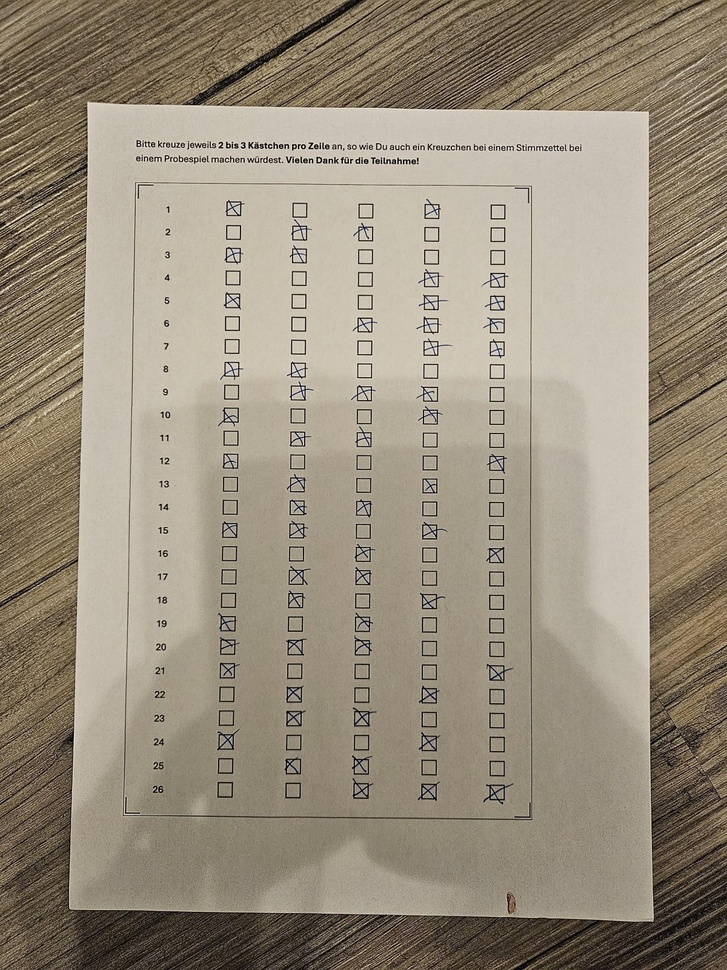
#> input picture example_data/input/20260131_213720.jpg, 727 x 970 px, shrunk from 1200 x 1600 before the run
$ python -i classify_rule_based.py   (imports and definitions only)
#> lines starting #> are read from the running program, lines starting #| are printed output that depends on the picture; after the words box and inside, x2 and y2 are one past the last pixel; in counts of white or black regions, pixels touching at a corner belong together
#!/usr/bin/env python3
# -*- coding: utf-8 -*-

"""
classify_rule_based.py

Rule-based checkbox classification using a dark-pixel ratio computed after
Otsu thresholding, with optional border exclusion.

Interface:
- classify_roi_rulebased(roi_bgr, cfg) -> (pred: int, score: float)

Output:
- pred = 1 for marked
- pred = 0 for empty
- score = dark-pixel ratio in the ROI
"""

from __future__ import annotations

import cv2
import numpy as np


def dark_ratio(
    image_bgr_or_gray: np.ndarray,
    ignore_border_ratio: float = 0.0,
    debug_out_path: str | None = None,
) -> float:
    """
    Compute the fraction of dark pixels (0..1) in an ROI.

    The image is converted to grayscale if needed, lightly blurred, and then
    binarized using Otsu thresholding. Dark pixels correspond to zeros in the
    binary image.

    Optionally, a border region can be excluded to reduce the influence of
    printed checkbox borders.
    """
    if image_bgr_or_gray is None:
        return 0.0

    if len(image_bgr_or_gray.shape) == 3:
        gray = cv2.cvtColor(image_bgr_or_gray, cv2.COLOR_BGR2GRAY)
    else:
        gray = image_bgr_or_gray.copy()

    gray_blur = cv2.GaussianBlur(gray, (3, 3), 0)

    _, thresholded = cv2.threshold(
        gray_blur,
        0,
        255,
        cv2.THRESH_BINARY + cv2.THRESH_OTSU,
    )

    dark_mask = (thresholded == 0).astype(np.uint8)

    height, width = dark_mask.shape[:2]

    if ignore_border_ratio > 0.0:
        border_x = int(width * ignore_border_ratio)
        border_y = int(height * ignore_border_ratio)

        x1, y1 = border_x, border_y
        x2, y2 = width - border_x, height - border_y

        if x2 <= x1 + 1 or y2 <= y1 + 1:
            cropped = dark_mask
        else:
            cropped = dark_mask[y1:y2, x1:x2]
    else:
        cropped = dark_mask

    total_pixels = cropped.size
    if total_pixels == 0:
        return 0.0

    ratio = float(np.sum(cropped)) / float(total_pixels)

    if debug_out_path is not None:
        debug_image = (cropped * 255).astype(np.uint8)
        cv2.imwrite(debug_out_path, debug_image)

    return ratio


def classify_roi_rulebased(
    roi_bgr: np.ndarray,
    cfg: dict,
    debug_out_path: str | None = None,
) -> tuple[int, float]:
    """
    Classify one ROI using the rule-based dark-ratio method.

    Expected configuration keys:
      cfg["classification_rulebased"]["threshold"]
      cfg["classification_rulebased"]["ignore_border_ratio"]
    """
    config = cfg.get("classification_rulebased", {})
    threshold = float(config.get("threshold", 0.20))
    ignore_border_ratio = float(config.get("ignore_border_ratio", 0.15))

    score = dark_ratio(
        roi_bgr,
        ignore_border_ratio=ignore_border_ratio,
        debug_out_path=debug_out_path,
    )
    pred = 1 if score >= threshold else 0
    return pred, score

>>> import cv2
>>> picture = cv2.imread('../example_data/input/20260131_213720.jpg', cv2.IMREAD_GRAYSCALE)
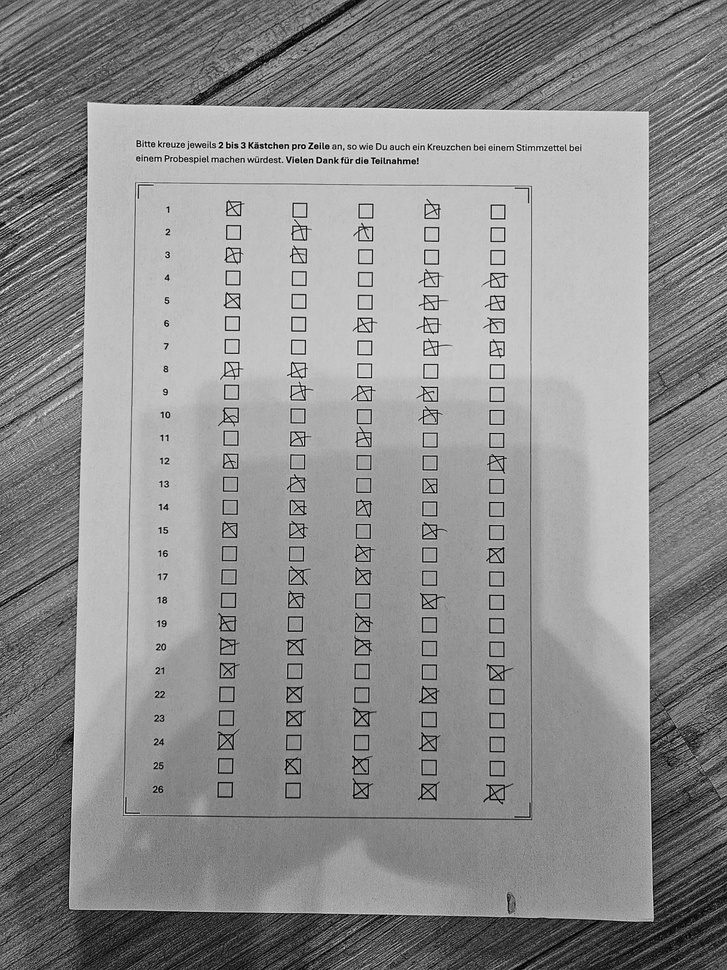
#> picture: shape (970, 727); min 0, max 255, mean 142.8
>>> result = dark_ratio(picture)
#> in dark_ratio, `_, thresholded = cv2.threshold( gray_blur, 0, 255, cv2.THRESH_BINARY +..`:
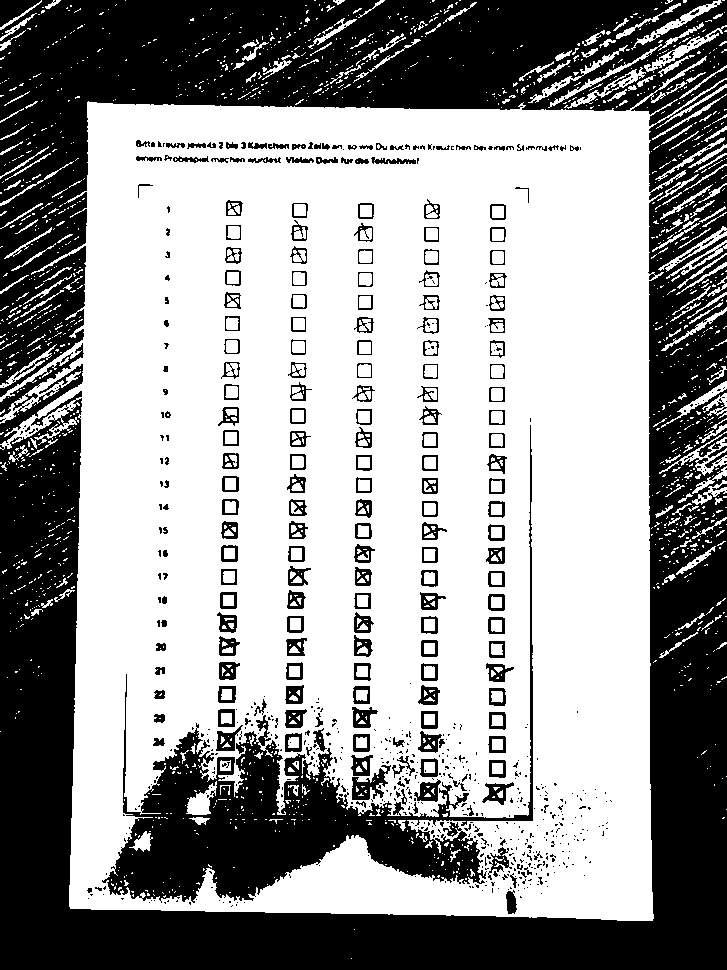
#> thresholded: shape (970, 727); 60.5% white; 765 black regions (543 under 20 px), largest, box (x1, y1, x2, y2) and area: (0, 0, 727, 970) 217699, (102, 425, 533, 903) 32277, (0, 343, 84, 444) 2009
#> in dark_ratio, `ratio = float(np.sum(cropped)) / float(total_pixels)`: ratio = 0.395
#> result = 0.395

$ run again, on example_data/input/20260211_210939.jpg
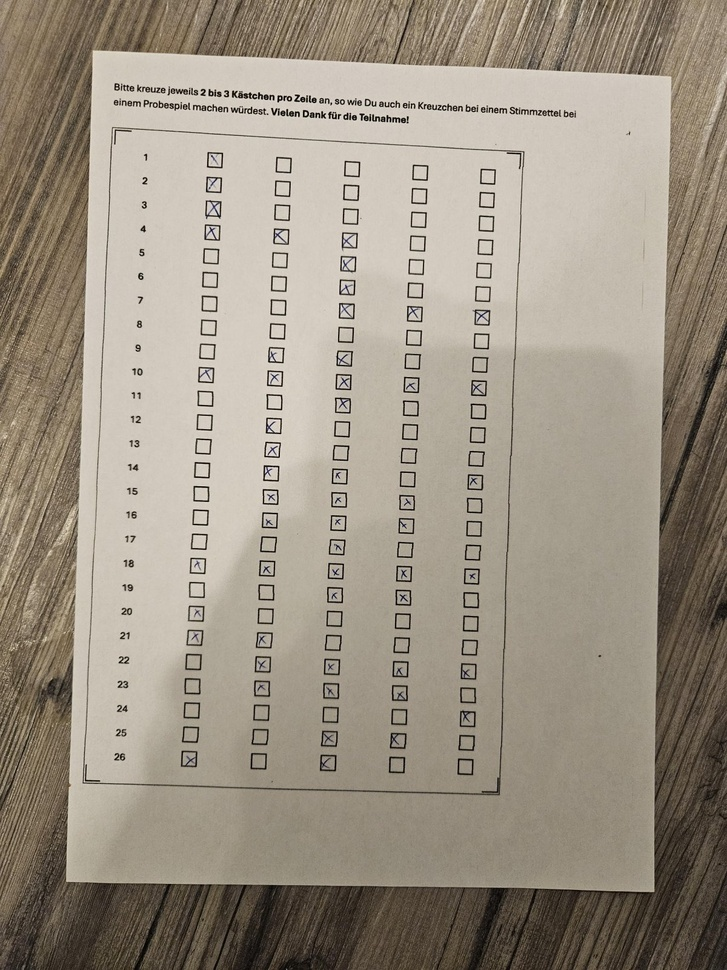
#> input picture example_data/input/20260211_210939.jpg, 727 x 970 px, shrunk from 1200 x 1600 before the run
#> `picture = cv2.imread('../example_data/input/20260131_213720.jpg', cv2...`:
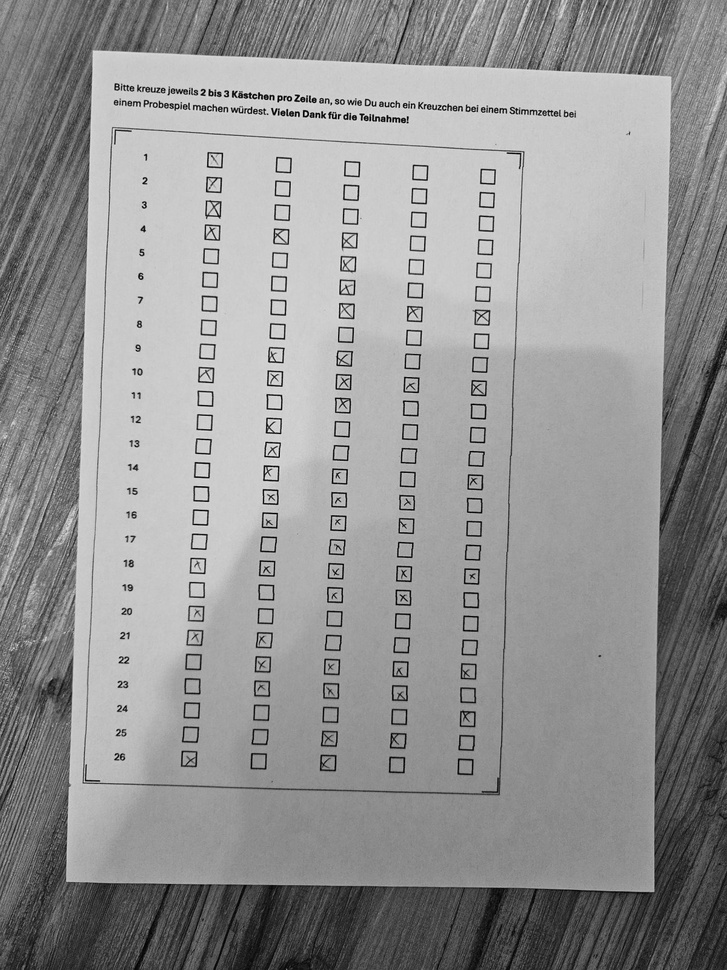
#> picture: shape (970, 727); min 0, max 245, mean 147.8
#> in dark_ratio, `_, thresholded = cv2.threshold( gray_blur, 0, 255, cv2.THRESH_BINARY +..`:
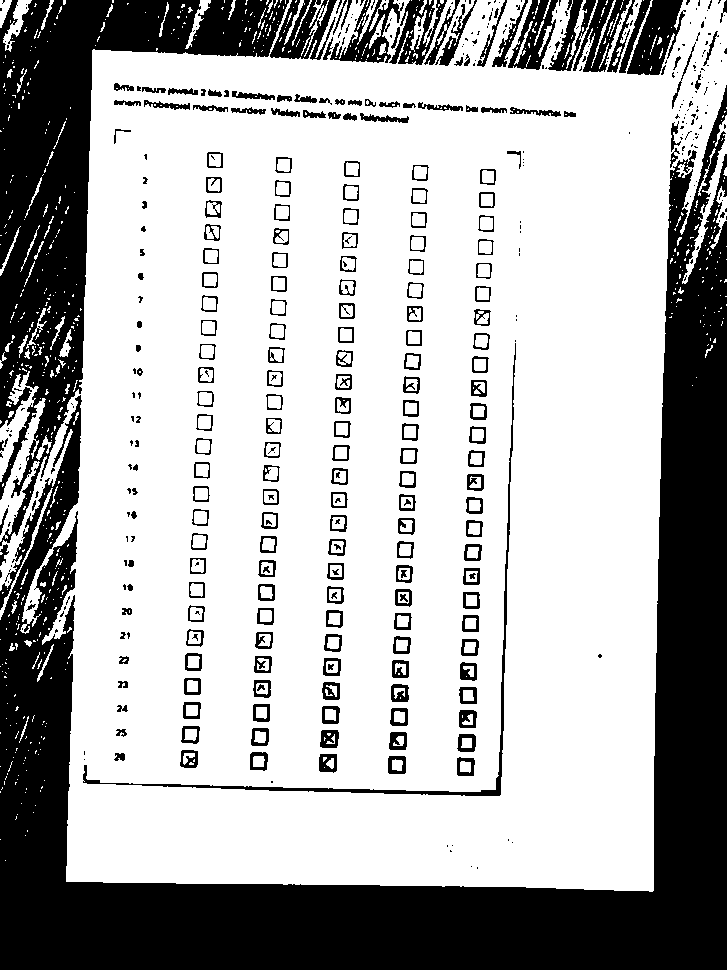
#> thresholded: shape (970, 727); 69.1% white; 480 black regions (248 under 20 px), largest, box (x1, y1, x2, y2) and area: (0, 85, 727, 970) 132750, (0, 0, 289, 546) 44013, (83, 343, 516, 796) 2442
#> ratio = 0.309

$ run again, on example_data/input/20260211_213217.jpg
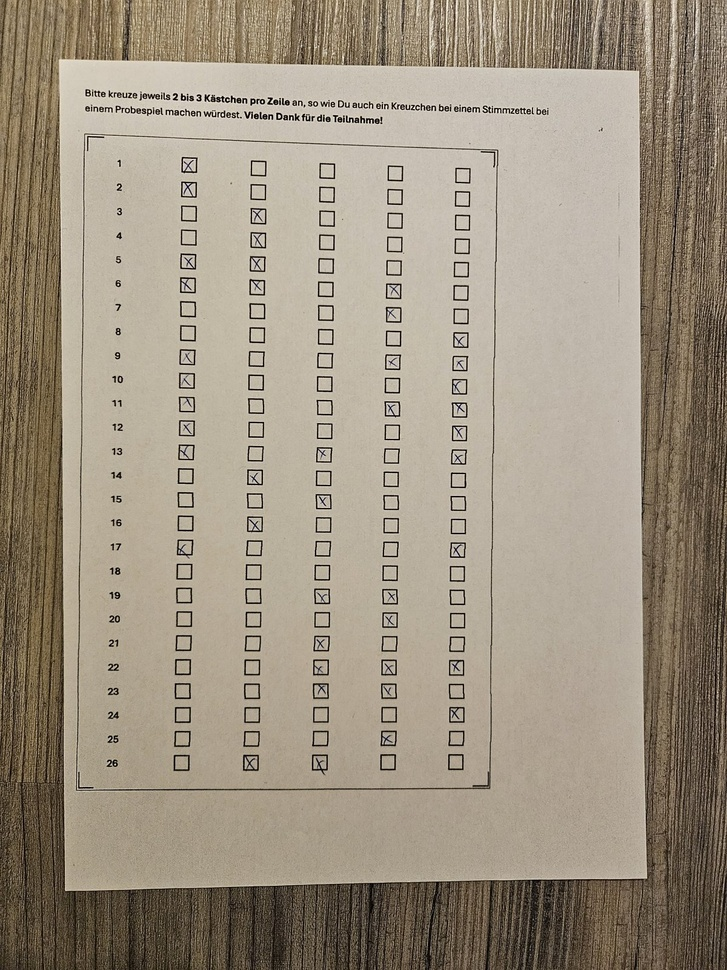
#> input picture example_data/input/20260211_213217.jpg, 727 x 970 px, shrunk from 1200 x 1600 before the run
#> `picture = cv2.imread('../example_data/input/20260131_213720.jpg', cv2...`:
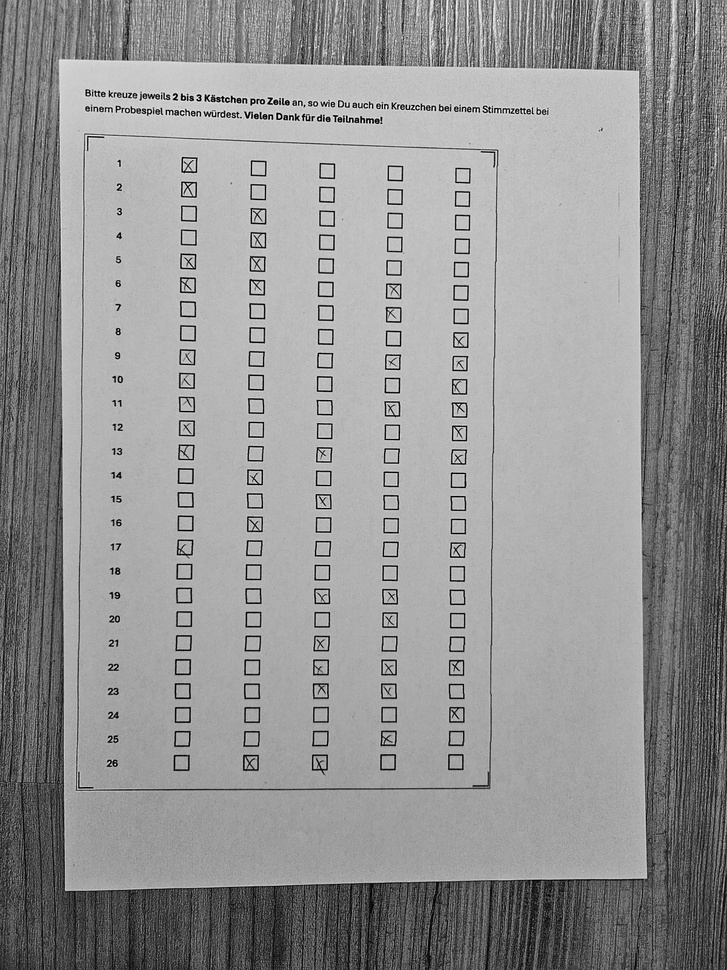
#> picture: shape (970, 727); min 0, max 255, mean 147.9
#> in dark_ratio, `_, thresholded = cv2.threshold( gray_blur, 0, 255, cv2.THRESH_BINARY +..`:
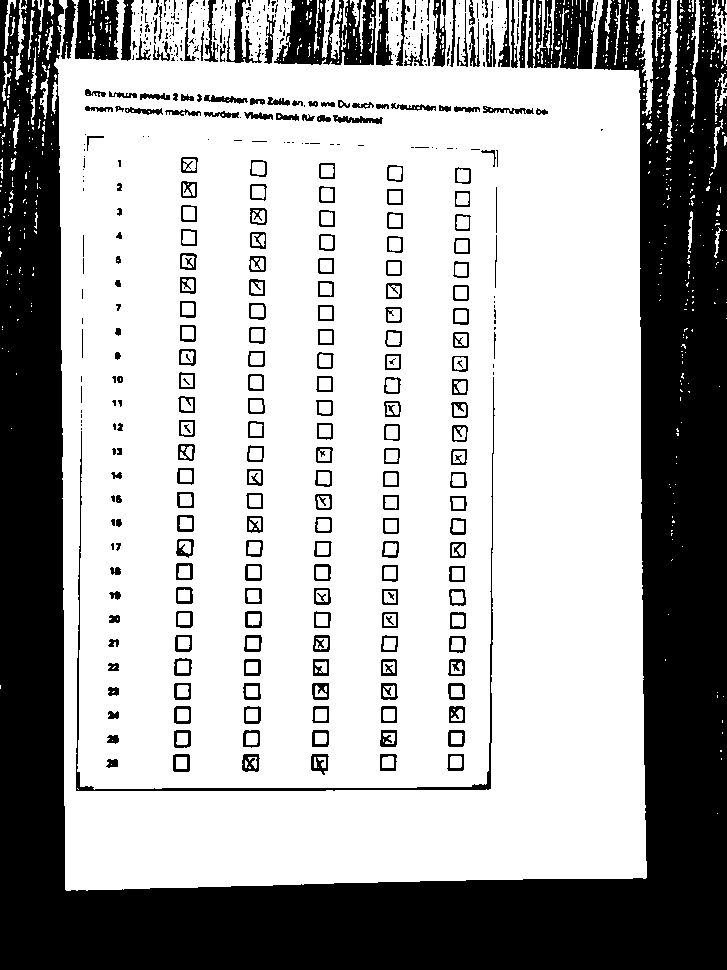
#> thresholded: shape (970, 727); 67.4% white; 519 black regions (279 under 20 px), largest, box (x1, y1, x2, y2) and area: (0, 0, 727, 970) 188562, (274, 0, 376, 65) 4151, (527, 0, 594, 69) 3425
#> ratio = 0.326
